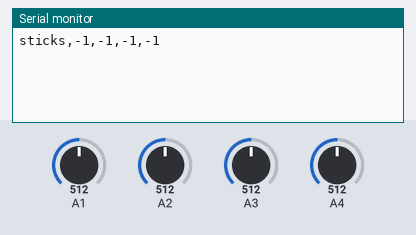
A sketch run on a simulated Teensy 4. On the bench: the last lines printed to the serial monitor. Inputs (shaded band) come from the test bench; at power-on: A1 = 512, A2 = 512, A3 = 512, A4 = 512.

Above: at 1.2 s.
1.3 s: A1 set to 716
At 2.5 s:
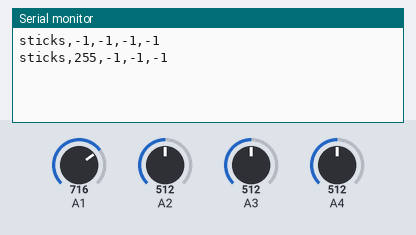
2.8 s: A2 set to 716
At 3.7 s:
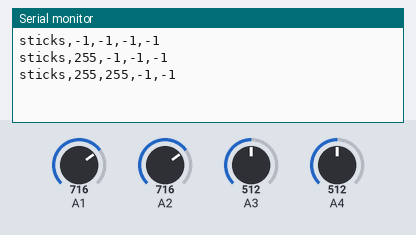
4.3 s: A3 set to 716
At 4.9 s:
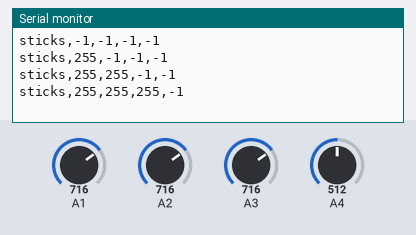
5.8 s: A4 set to 716
At 7.0 s:
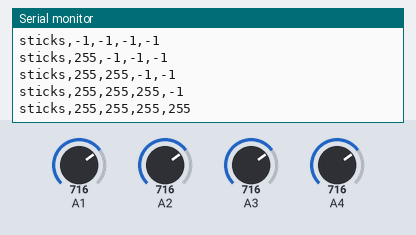
7.3 s: A1 set to 306
At 8.3 s:
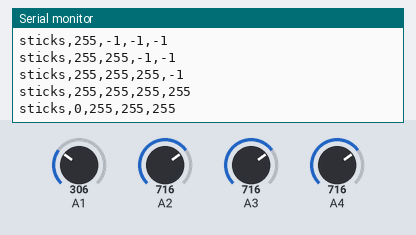
8.8 s: A2 set to 306
At 9.5 s:
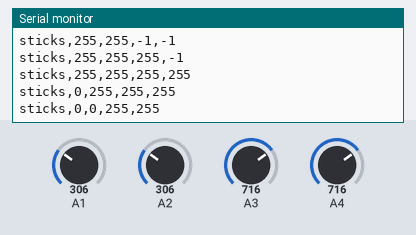
Timing chart, 0 to 11.3 s (numbered marks = the images above; inputs shaded):
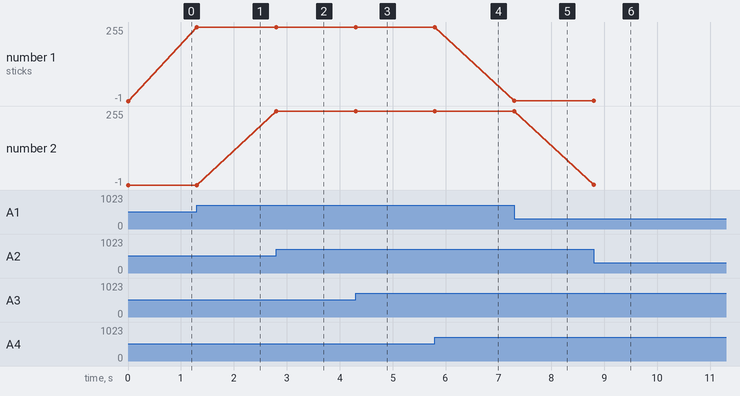

Measured:
- after the input at 1.3 s, the serial monitor: prints a new line at once (image 1)
- after the input at 2.8 s, the serial monitor: prints a new line at once (image 2)
- after the input at 4.3 s, the serial monitor: prints a new line at once (image 3)
- after the input at 5.8 s, the serial monitor: prints a new line at once (image 4)
- after the input at 7.3 s, the serial monitor: prints a new line at once (image 5)
- after the input at 8.8 s, the serial monitor: prints a new line at once (image 6)
- plotted number 1: -1 → 255 after the input at 1.3 s, 255 → 0 after the input at 7.3 s

The sketch:

PSPJoyMidi.ino
```cpp
#define usbMidi

const boolean hardwareAveraging = true;
const int numReadings = 10;
const int diffVal = 2;

const int pspStickCount = 4;
const int pspStickAveraging = 10;
const int pspStickDiffVal = 2;

int pspStickPins[pspStickCount];
int pspStickCurrentReadings[pspStickCount];
int pspStickReadings[pspStickCount][pspStickAveraging];
int pspStickAverages[pspStickCount];
int pspStickTotals[pspStickCount];
int pspStickLastValues[pspStickCount];
int pspStickBoundaries[pspStickCount][2];
int pspStickIndex = 0;

void setup()
{
  // initialize serial communication with computer:
  Serial.begin(9600);
  // initialize all the readings to 0:
  /*
  for (int thisReading = 0; thisReading < numReadings; thisReading++)
    readingsX[thisReading] = 0;
  for (int thisReading = 0; thisReading < numReadings; thisReading++)
    readingsY[thisReading] = 0;
  */
  pspStickPins[0] = 1;
  pspStickPins[1] = 2;
  pspStickPins[2] = 3;
  pspStickPins[3] = 4;

  if(hardwareAveraging) {
    analogReadAveraging(numReadings);
  }

  for(int currentStick = 0; currentStick < pspStickCount; currentStick++) {
    if(!hardwareAveraging) {
      for(int currentReading = 0; currentReading < pspStickAveraging; currentReading++) {
        pspStickReadings[currentStick][currentReading] = 0;
      }
    }

    pspStickBoundaries[currentStick][0] = 1024;
    pspStickBoundaries[currentStick][1] = 0;
    pspStickLastValues[currentStick] = 0;
  }
}

void loop() {
  for(int currentStick = 0; currentStick < pspStickCount; currentStick++) {
    if(hardwareAveraging) {
      pspStickCurrentReadings[currentStick] = analogRead(pspStickPins[currentStick]);

    }else{
      //Subtract the very last reading
      pspStickTotals[currentStick] = pspStickTotals[currentStick] - pspStickReadings[currentStick][pspStickIndex];
      //read from the sensor
      pspStickReadings[currentStick][pspStickIndex] = analogRead(pspStickPins[currentStick]);
      //add the new reading to the total
      pspStickTotals[currentStick] = pspStickTotals[currentStick] + pspStickReadings[currentStick][pspStickIndex];
      //calculate the average
      pspStickAverages[currentStick] = pspStickTotals[currentStick] / pspStickAveraging;
    }
  }

  //Calculate the recorded boundaries for the sticks
  for(int currentStick = 0; currentStick < pspStickCount; currentStick++) {
    if(hardwareAveraging) {
      if(pspStickCurrentReadings[currentStick] < pspStickBoundaries[currentStick][0]) {
        //Serial.println("Changing low: " + String(pspStickReadings[currentStick][pspStickIndex]));
        pspStickBoundaries[currentStick][0] = pspStickCurrentReadings[currentStick];
      }

      if(pspStickCurrentReadings[currentStick] > pspStickBoundaries[currentStick][1]) {
        pspStickBoundaries[currentStick][1] = pspStickCurrentReadings[currentStick];
      }

    }else{
      if(pspStickReadings[currentStick][pspStickIndex] < pspStickBoundaries[currentStick][0]) {
        //Serial.println("Changing low: " + String(pspStickReadings[currentStick][pspStickIndex]));
        pspStickBoundaries[currentStick][0] = pspStickReadings[currentStick][pspStickIndex];
      }

      if(pspStickReadings[currentStick][pspStickIndex] > pspStickBoundaries[currentStick][1]) {
        pspStickBoundaries[currentStick][1] = pspStickReadings[currentStick][pspStickIndex];
      }
    }
  }

  //increment the stored values for the averaging function
  pspStickIndex++;

  //If we're at the end of the array...
  if(hardwareAveraging || pspStickIndex >= pspStickAveraging) {
    //wrap back to the beginning!
    pspStickIndex = 0;
    boolean changed = false;
    for(int currentStick = 0; currentStick < pspStickCount; currentStick++) {
      if(hardwareAveraging) {
        if(diff(pspStickLastValues[currentStick], pspStickCurrentReadings[currentStick])) {
          pspStickLastValues[currentStick] = pspStickCurrentReadings[currentStick];
          changed = true;
        }
      }else{
        if(diff(pspStickLastValues[currentStick], pspStickAverages[currentStick])) {
          pspStickLastValues[currentStick] = pspStickAverages[currentStick];
          changed = true;
        }
      }
    }

    if(changed) {
      String output = "sticks"; //"X1,Y1,X2,Y2 ";
      for(int currentStick = 0; currentStick < pspStickCount; currentStick++) {
        //output += String(map(pspStickAverages[currentStick], pspStickBoundaries[currentStick][0], pspStickBoundaries[currentStick][1], 0, 255));
        //output += "(" + String(pspStickBoundaries[currentStick][0]) + "," + String(pspStickBoundaries[currentStick][1]) + ") ";

        #ifdef usbMidi
          usbMIDI.sendControlChange(110+currentStick, map(pspStickLastValues[currentStick], pspStickBoundaries[currentStick][0], pspStickBoundaries[currentStick][1], 0, 127), 1);
        #endif
        output += "," + String(map(pspStickLastValues[currentStick], pspStickBoundaries[currentStick][0], pspStickBoundaries[currentStick][1], 0, 255));
      }

      Serial.println(output);
      //analogWrite(3, map(pspStickAverages[0], pspStickBoundaries[0][0], pspStickBoundaries[0][1], 0, 255));
      //analogWrite(4, map(pspStickAverages[1], pspStickBoundaries[1][0], pspStickBoundaries[1][1], 0, 255));
      //analogWrite(5, map(pspStickAverages[2], pspStickBoundaries[2][0], pspStickBoundaries[2][1], 0, 255));
    }
  }

  delay(1);        // delay in between reads for stability
}

boolean diff(int lastVal, int averageVal) {
  if((lastVal+pspStickDiffVal) <= averageVal)
    return true;
  if((lastVal-pspStickDiffVal) >= averageVal)
    return true;

  return false;
}
```
